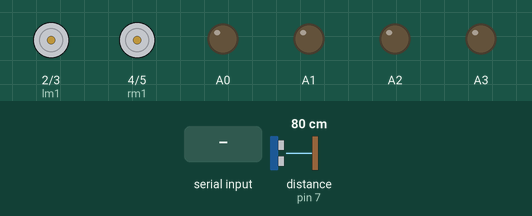
The sketch below on a simulated Arduino Uno, built with avr-gcc and run on an emulated ATmega328P. On the bench: motor-driver pin pairs drawn as motors (green arrow = first pin HIGH = forward, orange = second pin HIGH = backward, longer = more drive), output pins drawn as LEDs (lit = HIGH). Wiring (inferred from the names in the program): ultrasonic range finder: trigger pin 6; echo pin 7. Dashed ring = blinking. The test bench sets the inputs (shaded band); at power-on: distance to the obstacle (sensor on pin 7) 80 cm. The echo pulse lasts 58.3 µs per cm; storage starts empty; the audio player accepts every command and is not drawn; pins used as bus, display or sensor lines are not drawn.

Above: at 1.3 s.
1.4 s: "wake up" received over Serial
At 1.78 s:
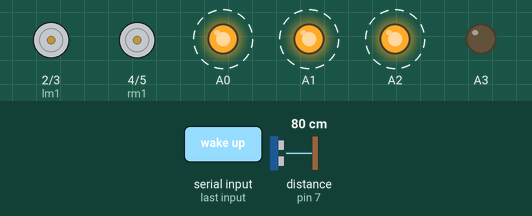
4.0 s: distance to the obstacle (sensor on pin 7) set to 12 cm
6.5 s: distance to the obstacle (sensor on pin 7) set to 9 cm
At 8.7 s:
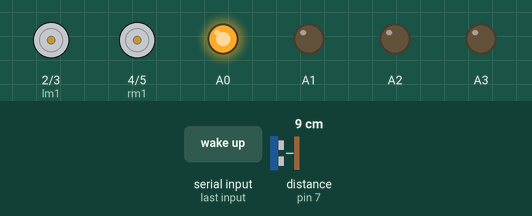
9.0 s: "for" received over Serial
At 11.3 s:
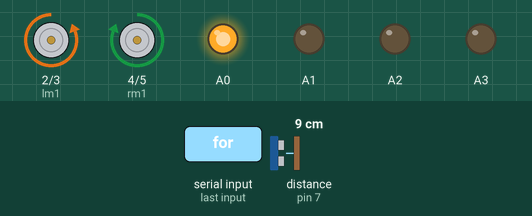
12.1 s: distance to the obstacle (sensor on pin 7) set to 18 cm
At 15.1 s:
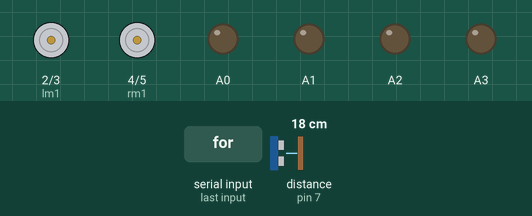
15.2 s: "backward" received over Serial
At 17.1 s:
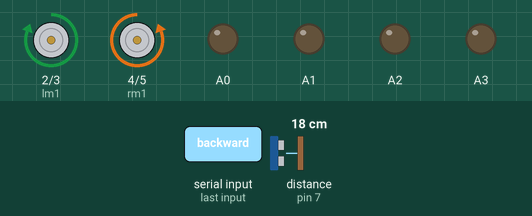
Timing chart, 0 to 18.1 s (numbered marks = the images above; inputs shaded):
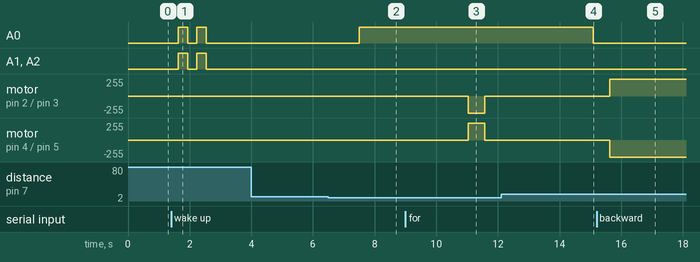

The sketch:

dl_project2.ino
```cpp
#include <SD.h>
#define SD_ChipSelectPin 8
#include <TMRpcm.h>
#include <SPI.h>
#define lm1 2
#define lm2 3
#define rm1 4
#define rm2 5
#define echopin 7
#define trigpin 6
int count=0;

TMRpcm tmrpcm;
unsigned long time = 0;
void setup() {
  if (!SD.begin(SD_ChipSelectPin)) {
    Serial.println("SD fail");
    return;
  }
   tmrpcm.speakerPin = 9;
   Serial.begin(9600);
   pinMode(lm1,OUTPUT);
   pinMode(lm2,OUTPUT);
  pinMode(rm1,OUTPUT);
  pinMode(rm2,OUTPUT);
  pinMode(trigpin,OUTPUT);
  pinMode(echopin, INPUT);
  pinMode(A0, OUTPUT);
  pinMode(A1, OUTPUT);
  pinMode(A2, OUTPUT);
   pinMode(A3, OUTPUT);

  tmrpcm.volume(1);
  tmrpcm.setVolume(5);


}

void loop() {
  float distance,duration;
  digitalWrite(trigpin,HIGH);
  delayMicroseconds(100);
  digitalWrite(trigpin,LOW);
  duration= pulseIn(echopin, HIGH);
  distance= (duration/2)/29.1;

  Serial.flush();
  delay(500);
  delay(30);
  String t;
  while(Serial.available())
  {
    t +=(char)Serial.read();
  }
  if (t == "wake up")
  {
    blink();
     tmrpcm.volume(1);
  tmrpcm.setVolume(5);
    tmrpcm.play("ready.wav");
    count++;
    delay(2000);
  }
  else if (count>0 && t== "for")
  {
    forward();
  }
  else if (count >0 && distance>=1.5 && distance<=10)
  {
    stop();
     analogWrite(A0,255);
        tmrpcm.play("object.wav");
        delay(3000);

  }
   else if (count>0 && t =="backward")
   {
    backward();
   }
   else if (count>0 && t =="left")
   {
    left();
   }
   else if(count>0 && t =="right")
   {
    right();
   }
   else if(count>0 && t =="stop")
   {
    stop();
   }
     else if (count>0 &&  distance <=10 && t=="forward")
   {while(true)
   {
    forward();
    delay(3000);
    break;
   }
      }
           else if (count>0 &&  distance <=10 && t=="backward")
   {while(true)
   {
    backward();
    delay(3000);
    break;
   }
      }
           else if (count>0 &&  distance <=10 && t=="left")
   {while(true)
   {
    left();
    delay(3000);
    break;
   }
      }
           else if (count>0 &&  distance <=10 && t=="right")
   {while(true)
   {
    right();
    delay(3000);
    break;
   }
      }

  else if (t == "sleep")
  {
    blink();
  stop();
  count=0;


  }
  else
  {
    analogWrite(A0,0);
  }


}
void blink()
{
  analogWrite(A0, 255);
  analogWrite(A1, 255);
  analogWrite(A2, 255);
  delay(300);
    analogWrite(A0, 0);
  analogWrite(A1, 0);
  analogWrite(A2, 0);
  delay(300);
  analogWrite(A0, 255);
  analogWrite(A1, 255);
  analogWrite(A2, 255);
  delay(300);
    analogWrite(A0, 0);
  analogWrite(A1, 0);
  analogWrite(A2, 0);
  delay(300);
}
void backward()
{
  digitalWrite(lm1, HIGH);
  digitalWrite(lm2, LOW);
  digitalWrite(rm1, LOW);
  digitalWrite(rm2,HIGH);

}
void forward()
{
  digitalWrite(lm1, LOW);
  digitalWrite(lm2, HIGH);
  digitalWrite(rm1, HIGH);
  digitalWrite(rm2,LOW);

}
void right()
{
  digitalWrite(lm1, LOW);
  digitalWrite(lm2, HIGH);
  digitalWrite(rm1, LOW);
  digitalWrite(rm2,HIGH);
  delay(300);
  digitalWrite(lm1, LOW);
  digitalWrite(lm2, LOW);
  digitalWrite(rm1, LOW);
  digitalWrite(rm2,LOW);
}
void left()
{
   digitalWrite(lm1, HIGH);
  digitalWrite(lm2, LOW);
  digitalWrite(rm1, HIGH);
  digitalWrite(rm2,LOW);
  delay(300);
  digitalWrite(lm1, LOW);
  digitalWrite(lm2, LOW);
  digitalWrite(rm1, LOW);
  digitalWrite(rm2,LOW);
}
void stop()
{
  digitalWrite(lm1, LOW);
  digitalWrite(lm2, LOW);
  digitalWrite(rm1, LOW);
  digitalWrite(rm2,LOW);
}
```

Measured:
- the behaviour switches between 11 and 10 cm on distance to the obstacle (sensor on pin 7) (found by bisection; images 1 and 2)
- after the input at 1.4 s, A0–2: alternates HIGH for 0.30 s and LOW for 0.30 s, 4 changes in all, then stays LOW, starting after 0.24 s
- after the input at 4.0 s, every drawn part: stays the same
- after the input at 6.5 s, A0: LOW → HIGH after 1.0 s
- after the input at 9.0 s, motor on pin 2 (lm1) / pin 3 (lm2): stopped → backward 255/255 after 2.0 s, → stopped 0.53 s later; motor on pin 4 (rm1) / pin 5 (rm2): stopped → forward 255/255 after 2.0 s, → stopped 0.53 s later
- after the input at 12.1 s, A0: HIGH → LOW after 3.0 s
- after the input at 15.2 s, motor on pin 2 (lm1) / pin 3 (lm2): stopped → forward 255/255 after 0.43 s; motor on pin 4 (rm1) / pin 5 (rm2): stopped → backward 255/255 after 0.43 s
